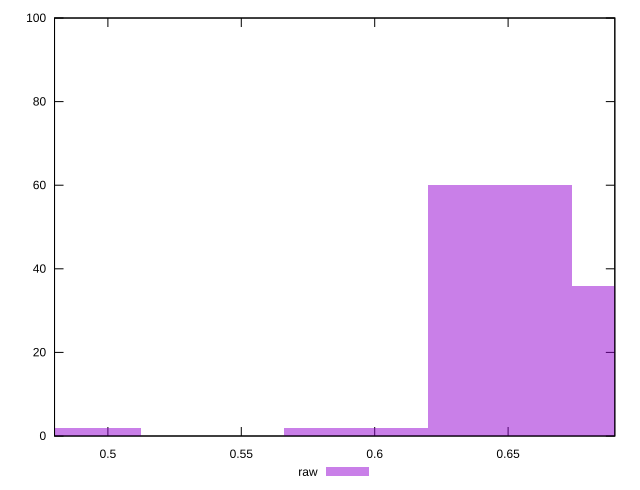

Write the gnuplot code that produced this figure.
reset

$raw <<EOF
0.4853028992084041 2
0.647070532277872 60
0.7009930766343614 36
0.5931479879213828 2
EOF

set key outside below
set boxwidth 0.05392254435648934
set xrange [0.48:0.69]
set yrange [0:100]
set trange [0:100]
set style fill transparent solid 0.5 noborder
set terminal svg size 640, 490 enhanced background rgb 'white'
set output "report_00017_2021-02-10T15-08-03.406Z/meta/score/samples/pages+cached+noadtech/raw/histogram.svg"

plot $raw title "raw" with boxes

reset
